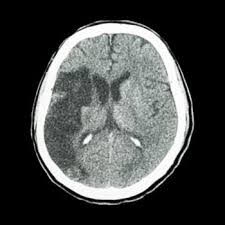
#> input picture assets/ctimage.jpg, 225 x 225 px
$ jupyter execute --allow-errors tomo.ipynb   (shell and % lines are left out)
#> lines starting #> are read from the running program, lines starting #| are printed output that depends on the picture
[cell 1]
#In this cell, we are going to take an image, rotate it by 45 degrees, and then calculate its projection simply
#by collapsing over the columns

# Importing libraries
from ipywidgets import *
from scipy import ndimage
import matplotlib as mpl
import matplotlib.pyplot as plt
mpl.rcParams.update(mpl.rcParamsDefault)
import numpy as np

# Import test image
# If this doesn't work make sure that you have an image at the path 'assets/ctimage.jpg'.
from matplotlib.image import imread
im = imread('assets/ctimage.jpg')[:,:,0].astype(np.float64)
#> im: shape (225, 225) float64; min 0, max 255, mean 71.1

f, ax = plt.subplots(1, 3, figsize=(8,8/3))

# Rotate image by 45 degrees counter clockwise
imR = ndimage.rotate(im, 45, reshape=False)
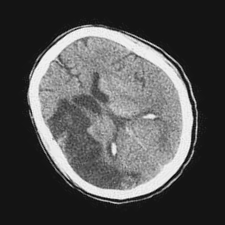
#> imR: shape (225, 225) float64; min -24.15, max 271, mean 71.1; drawn with min black and max white

# Now we are going to take the 1D projection of this 2D rotated image by collapsing over the columns
proj = np.sum(imR, axis=0)
#> proj = 225 values, max 28029.5 at index 126, min -1.38 at index 208, mean 15997.8

# Plot original
ax[0].imshow(im, cmap='gray')
# Diplay rotated image
ax[1].imshow(imR, cmap='gray')
# Plot the 1D projection
ax[2].plot(proj)

ax[0].set_title('Original')
ax[1].set_title('Rotated by 45 deg.')
ax[2].set_title('1D projection at angle 45')

plt.tight_layout()
#> figure, not shown here; panel 3: curve peaks at x = 126, y = 28029.5

[cell 2]
# In this cell, we are going to do the same thing interactively

f, ax = plt.subplots(1, 3, figsize=(8,8/3))
plt.tight_layout()

# Plot original
ax[0].imshow(im, cmap='gray')

# Make an updating function
def update(angle = .0):
    imR = ndimage.rotate(im, angle, reshape=False)
    ax[1].imshow(imR, cmap='gray')
    proj = np.sum(imR, axis=0)
    plt.cla()
    ax[2].plot(proj)


ax[0].set_title('Original')
ax[1].set_title('Rotated')
ax[2].set_title('1D projection')


# Add an interactive widget
#> (the rest of this cell did not finish here and is left out)

[cell 3]
# In this cell we are going to generate and view a sinogram. We will use the same method as before
# except now we will save each projection into a sinogram array and instead of plotting line profiles
# of the projections we will visualize them collectively as a grayscale image

num_angles = 360

# Create array to hold the sinogram, which will have 360 views and 225 channels
sino = np.zeros((num_angles,225))

f, ax = plt.subplots(1, 2, figsize=(8,8/3))

# Plot original
ax[0].imshow(im, cmap='gray')

for i in range(0,num_angles-1,1):
    angle = i
    imR = ndimage.rotate(im, angle, reshape=False)
    proj = np.sum(imR, axis=0)
    sino[i,:] = proj
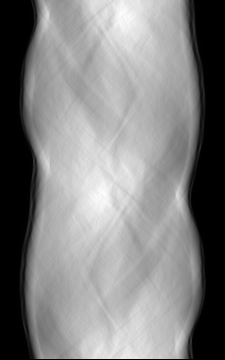
#> sino: shape (360, 225) float64; min -9.06, max 31404.4, mean 15953.3; drawn with min black and max white

ax[1].imshow(sino, cmap='gray')
ax[0].set_title('Image')
ax[1].set_title('Sinogram')

[cell 4]
# Here we will create a ramp filter by creating a vector of frequency values and taking its absolute value.
# We will then use it to generate a filtered projection suitable for backprojection by multiplying it
# by the FT of the projection and taking an inverse FT.
# WARNING: In a more careful implementation we would (1) actually define the ramp filter as the inverse FT of
# a particular sampled version of its spatial domain kernel and (2) zeropad projections to avoid DFT-related
# periodicity artifacts. These implemnation details are spelled out in
# A. C. Kak and Malcolm Slaney, Principles of Computerized Tomographic Imaging, IEEE Press, 1988.
# You can download the book (Chapter 3 discusses these details) at http://www.slaney.org/pct/pct-toc.html

v = np.fft.fftfreq(225) # Calculate frequency spacing

ramp = np.abs(v)
ramlak = np.fft.ifftshift(np.fft.ifft(ramp))

f, ax = plt.subplots(1, 4, figsize=(8,3))


# Pick up the first projection from the sinogram and filter it
proj = sino[0,:]
#> proj = 225 values, max 29348 at index 121, min -2.7e-15 at index 21, mean 15997.7
projft = np.fft.fft(np.fft.fftshift(proj))
projfilt = np.real(np.fft.ifftshift(np.fft.ifft(projft*ramp)))
#> projfilt = 225 values, max 335.6 at index 43, min -688.5 at index 33, mean 1.77e-15

# Plot
ax[0].plot(np.fft.fftshift(v), np.fft.fftshift(ramp), '-r', lw=0.5)
ax[1].plot(ramlak[100:124], lw=0.5)
ax[2].plot(proj, lw=0.5)
ax[3].plot(projfilt, lw=0.5)


ax[0].set_title('Ramp filter in v dom.')
ax[1].set_title('Ramp filter in x dom.')
ax[2].set_title('1D projection')
ax[3].set_title('1D filtered projection')

plt.tight_layout()
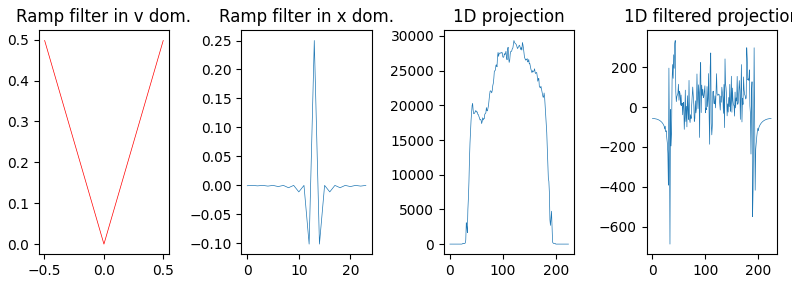
#> figure drawn by matplotlib, 4 panels; panel 1: curve peaks at x = -0.498, y = 0.498; panel 2: curve peaks at x = 13, y = 0.25; panel 3: curve peaks at x = 121, y = 29348; panel 4: curve peaks at x = 43, y = 335.6

[cell 5]
#Here we will backproject a single projection (both unfiltered and filtered)

#Pick up one projection out of the sinogram
proj = sino[0,:]

#Now we will tile it into a 2D array with no variation in the vertical direction
bp = np.tile(proj,(225,1))
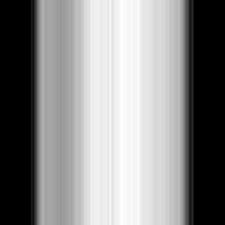
#> bp: shape (225, 225) float64; min -2.7e-15, max 29348, mean 15997.7; drawn with min black and max white
bpfilt = np.tile(projfilt,(225,1))
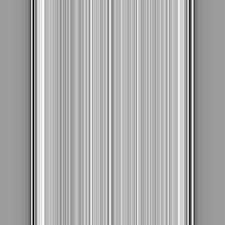
#> bpfilt: shape (225, 225) float64; min -688.5, max 335.6, mean 0; drawn with min black and max white

f, ax = plt.subplots(1, 3, figsize=(8,8/3))

# Plot original
ax[0].plot(proj)
ax[1].imshow(bp,cmap='gray')
ax[2].imshow(bpfilt,cmap='gray')

ax[0].set_title('Projection')
ax[1].set_title('BP of proj')
ax[2].set_title('BP of filtered proj')

plt.tight_layout()
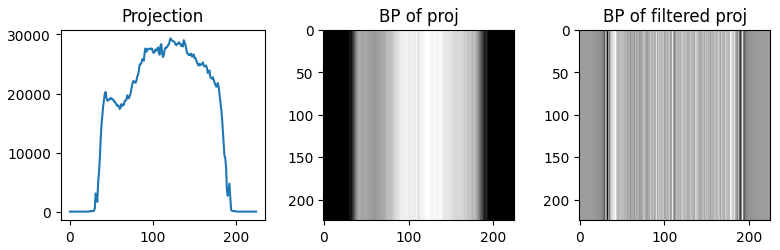
#> figure drawn by matplotlib, 3 panels; panel 1: curve peaks at x = 121, y = 29348

[cell 6]
# Now we will reconstruct a whole image

# Define the array to hold the image
imrecon = np.zeros((225,225))

# Loop over projection angles
for i in range(0,num_angles-1,1):
    # Here we pick up each projection, filter it, and backproject it as above
    proj = sino[i,:]
    projft = np.fft.fft(np.fft.fftshift(proj))
    projfilt = np.real(np.fft.ifftshift(np.fft.ifft(projft*ramp)))
    bpfilt = np.tile(projfilt,(225,1))
    # Here we take the current backprojection image, rotate it and add it to the accumulating array
    imrecon = imrecon + ndimage.rotate(bpfilt, -i, reshape=False)
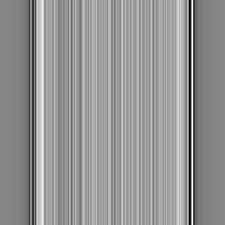
#> bpfilt: shape (225, 225) float64; min -596.8, max 422.9, mean 0; drawn with min black and max white
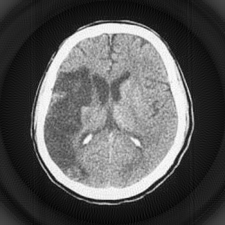
#> imrecon: shape (225, 225) float64; min -9668.6, max 24582.7, mean 2335.8; drawn with min black and max white


f, ax = plt.subplots(1, 4, figsize=(8,8/4))
plt.tight_layout()

# Plot original

# Set any negatives in the reconstructed image to zero
imrecon[imrecon < 0.0] = 0.0
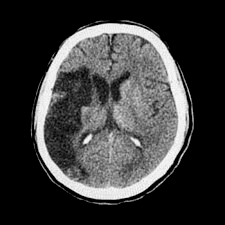
#> imrecon: shape (225, 225) float64; min 0, max 24582.7, mean 5703.1; drawn with min black and max white
ax[0].imshow(imrecon,cmap='gray')
ax[1].imshow(im,cmap='gray')

ax[0].set_title('Final recon')
ax[1].set_title('Starting image')

ax[2].plot(imrecon[112,:]/100.0)
ax[3].plot(im[112,:])
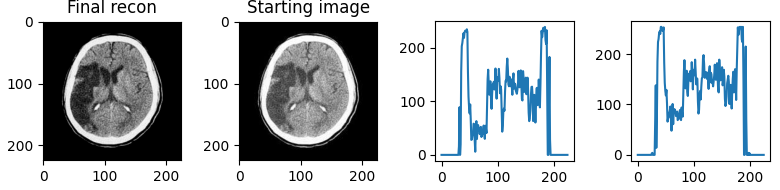
#> figure drawn by matplotlib, 4 panels; panel 3: curve peaks at x = 184, y = 238.9; panel 4: curve peaks at x = 41, y = 254

$ run again, with assets/astronaut.jpg copied over assets/ctimage.jpg
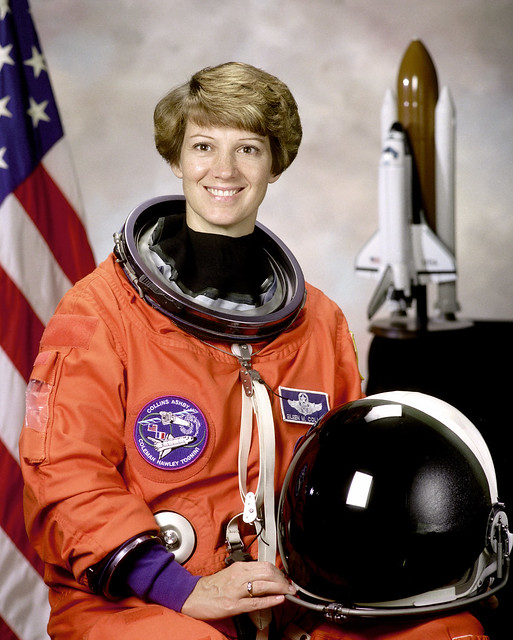
#> input picture assets/astronaut.jpg, 513 x 640 px
#> `imR = ndimage.rotate(im, 45, reshape=False)`:
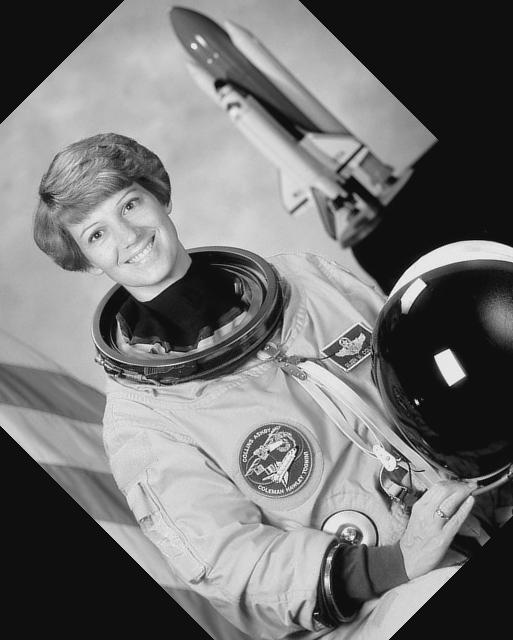
#> imR: shape (640, 513) float64; min -18, max 282.7, mean 118.6; drawn with min black and max white
#> proj = 513 values, max 120224.6 at index 307, min 10062.6 at index 478, mean 75889.3
#> `[cell 6] # Now we will reconstruct a whole image  # Define the array t..`:
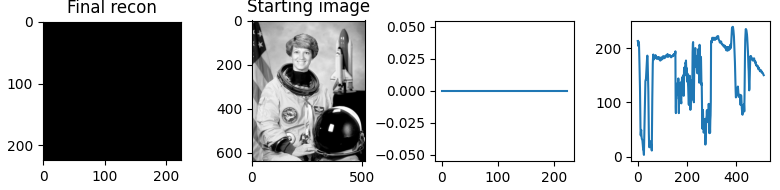
#> figure drawn by matplotlib, 4 panels; panel 4: curve peaks at x = 385, y = 239

$ run again, with assets/brain.tif saved as assets/ctimage.jpg
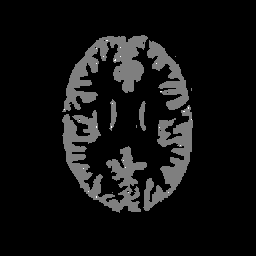
#> input picture assets/brain.tif, 256 x 256 px
#> proj = 256 values, max 83.81 at index 100, min -0.251 at index 206, mean 35.52
#> `[cell 6] # Now we will reconstruct a whole image  # Define the array t..`:
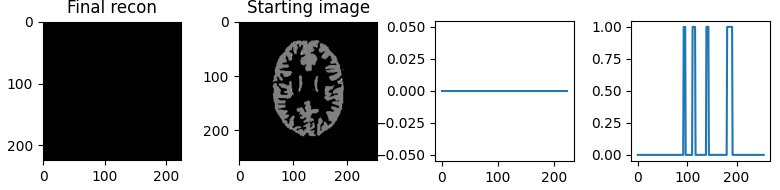
#> figure drawn by matplotlib, 4 panels; panel 4: curve peaks at x = 93, y = 1
